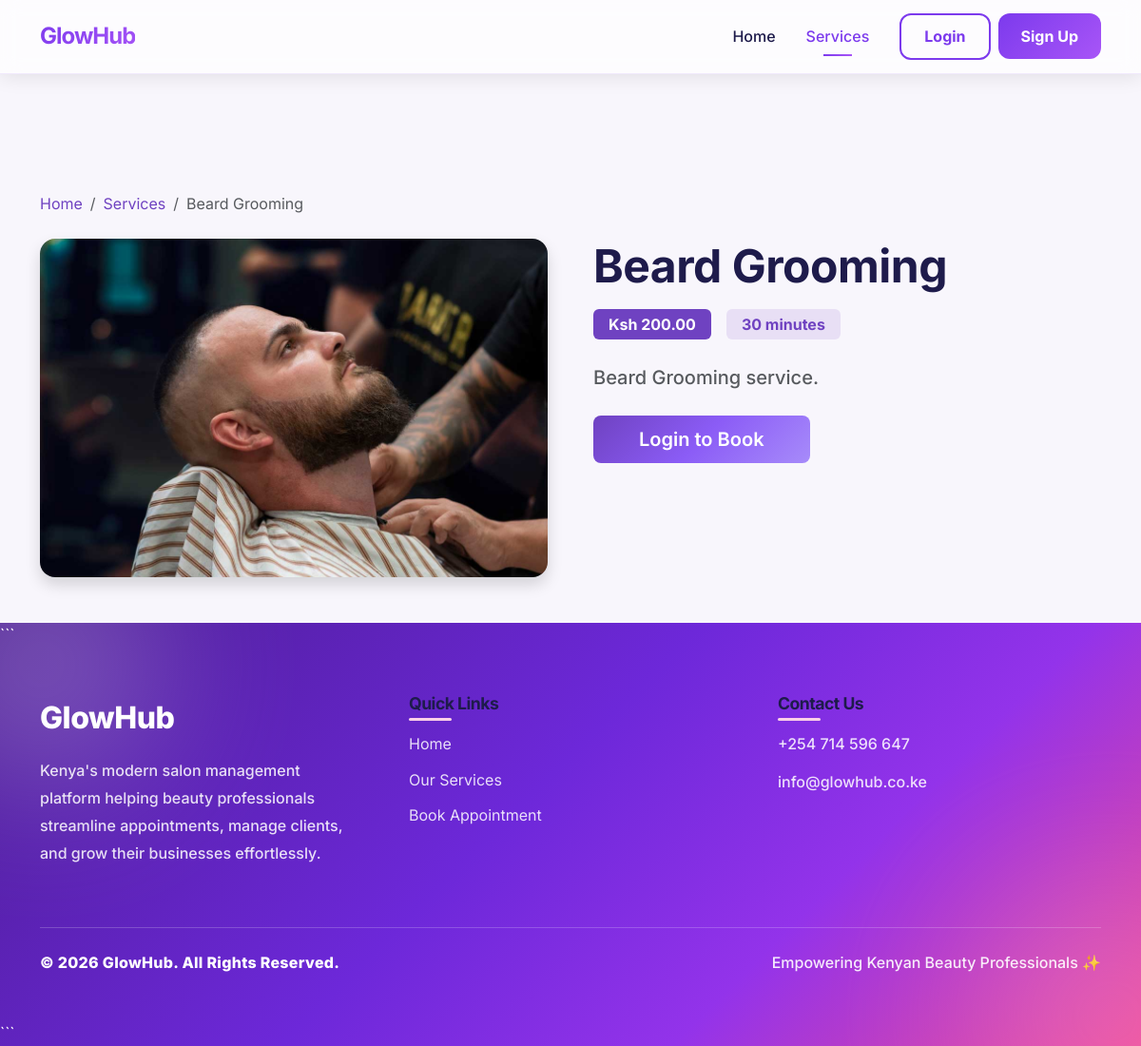
The app's page /services/17/ with its own data.
### salon/models.py (models this page shows, shortened)
class Service(models.Model):
    CATEGORY_CHOICES = [
        ('hair', 'Hair Services'),
        ('barber', 'Barber Services'),
        ('makeup', 'Makeup Services'),
        ('nails', 'Nail Services'),
        ('facial', 'Facial & Beauty'),
        ('spa', 'Spa & Wellness'),
    ]
    name = models.CharField(max_length=200)
    description = models.TextField()
    price = models.DecimalField(max_digits=10, decimal_places=2)
    duration = models.IntegerField(help_text="Duration in minutes")
    image = models.ImageField(upload_to='services/', blank=True, null=True)
    category = models.CharField(max_length=50, choices=CATEGORY_CHOICES, default='hair')
    is_active = models.BooleanField(default=True)
    created_at = models.DateTimeField(auto_now_add=True)
    class Meta:
        ordering = ['name']

### salon/views.py (the view)
# urls.py: path('services/<int:pk>/', views.service_detail, name='service_detail'),
def service_detail(request, pk):
    service = get_object_or_404(Service, pk=pk, is_active=True)
    return render(request, 'salon/service_detail.html', {'service': service})

### salon/templates/salon/service_detail.html (shortened to what this page needs)
{% extends 'salon/base.html' %}
{% block content %}
<div class="container py-5">
    <nav aria-label="breadcrumb" class="mb-4">
        <ol class="breadcrumb">
            <li class="breadcrumb-item"><a href="{% url 'home' %}" class="text-purple text-decoration-none">Home</a></li>
            <li class="breadcrumb-item"><a href="{% url 'services' %}" class="text-purple text-decoration-none">Services</a></li>
            <li class="breadcrumb-item active">{{ service.name }}</li>
        </ol>
    </nav>
    <div class="row g-5">
        <div class="col-lg-6">
            {% if service.image %}
            <img src="{{ service.image.url }}" class="img-fluid rounded-4 shadow" alt="{{ service.name }}">
            {% else %}
            <div class="rounded-4 d-flex align-items-center justify-content-center" style="height: 400px; background: var(--purple-soft);">
            </div>
            {% endif %}
        </div>
        <div class="col-lg-6">
            <h1 class="fw-bold mb-3">{{ service.name }}</h1>
            <div class="d-flex gap-3 mb-4">
                <span class="badge bg-purple fs-6 px-3 py-2">Ksh {{ service.price }}</span>
                <span class="badge bg-purple-soft text-purple fs-6 px-3 py-2">{{ service.duration }} minutes</span>
            </div>
            <p class="text-muted fs-5">{{ service.description }}</p>
            <div class="mt-4">
                {% if user.is_authenticated %}
                <a href="{% url 'book_appointment' %}?service={{ service.pk }}" class="btn btn-purple btn-lg px-5">
                    Book This Service
                </a>
                {% else %}
                <a href="{% url 'login' %}?next={% url 'book_appointment' %}?service={{ service.pk }}" class="btn btn-purple btn-lg px-5">
                    Login to Book
                </a>
                {% endif %}
            </div>
        </div>
    </div>
</div>
{% endblock %}

### salon/static/salon/css/modern.css (style rules this page uses)
:root { --primary: #7C3AED; --primary-dark: #6D28D9; --primary-light: #A855F7; --secondary: #A855F7; --background: #F5F3FF; --dark: #1E1B4B; --white: #FFFFFF; --light-gray: #F3F4F6; --gray: #9CA3AF; --border-color: #E5E7EB; --success: #10B981; --danger: #EF4444; --warning: #F59E0B; --info: #3B82F6; --shadow-sm: 0 1px 2px rgba(0, 0, 0, 0.05); --shadow-md: 0 4px 6px rgba(0, 0, 0, 0.1); --shadow-lg: 0 10px 25px rgba(124, 58, 237, 0.15); --shadow-xl: 0 20px 40px rgba(124, 58, 237, 0.2); --transition: all 0.3s cubic-bezier(0.4, 0, 0.2, 1); }
* { margin: 0; padding: 0; box-sizing: border-box; }
html { scroll-behavior: smooth; }
body { font-family: 'Inter', 'Poppins', -apple-system, BlinkMacSystemFont, 'Segoe UI', sans-serif; background: linear-gradient(135deg, #F5F3FF 0%, #FAF5FF 100%); color: var(--dark); min-height: 100vh; line-height: 1.6; }
h1, h2, h3, h4, h5, h6 { font-weight: 700; font-family: 'Poppins', 'Inter', sans-serif; color: var(--dark); letter-spacing: -0.5px; }
h1 { font-size: 3rem; }
p { color: #6B7280; font-weight: 500; }
a { color: var(--primary); text-decoration: none; transition: var(--transition); }
.gap-3 { gap: 1rem; }

### salon/static/salon/css/style.css (style rules this page uses)
:root { --purple-primary: #6f42c1; --purple-dark: #5a32a3; --purple-light: #8b5cf6; --purple-soft: #e8dff5; --purple-gradient: linear-gradient(135deg, #6f42c1 0%, #8b5cf6 50%, #a78bfa 100%); --purple-gradient-hover: linear-gradient(135deg, #5a32a3 0%, #7c3aed 50%, #8b5cf6 100%); --lavender-bg: #f8f6fc; --card-shadow: 0 4px 20px rgba(111, 66, 193, 0.1); --card-shadow-hover: 0 8px 30px rgba(111, 66, 193, 0.15); --transition-base: all 0.3s ease; --border-radius-sm: 8px; --border-radius-md: 12px; --border-radius-lg: 16px; --border-radius-xl: 24px; }
* { font-family: 'Inter', -apple-system, BlinkMacSystemFont, sans-serif; }
body { background: var(--lavender-bg); min-height: 100vh; }
.bg-purple { background: var(--purple-primary) !important; }
.bg-purple-soft { background: var(--purple-soft) !important; }
.text-purple { color: var(--purple-primary) !important; }
.btn-purple { background: var(--purple-gradient); color: #fff; border: none; border-radius: var(--border-radius-sm); padding: 10px 24px; font-weight: 600; transition: var(--transition-base); }

### records on screen
Service: name "Beard Grooming", image (picture), price "200.00", duration "30", description "Beard Grooming service."
